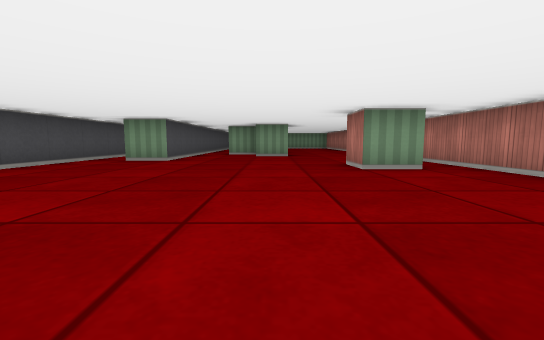
view 1 (above)

12 first-person views from a walk through a cub3D level. The camera is about half as high as the walls, tilts 6° down and sees 90° across. The floor is counted in squares. Each view is taken from the middle of a square. On the plan, view 1 faces up. The plan holds only what a view shows up to about 9 squares ahead; the rest is blank.

view 2
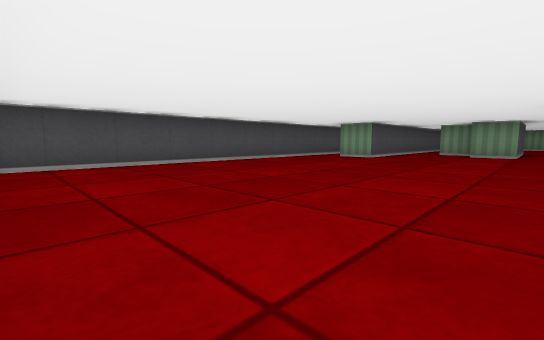

view 3
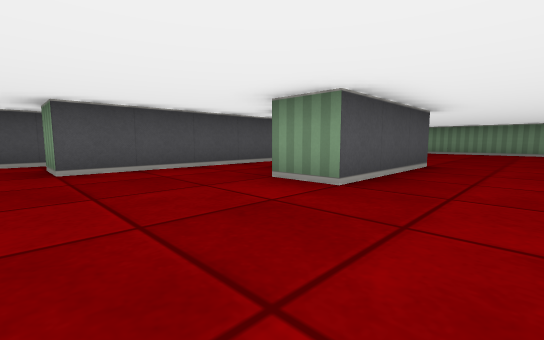

view 4
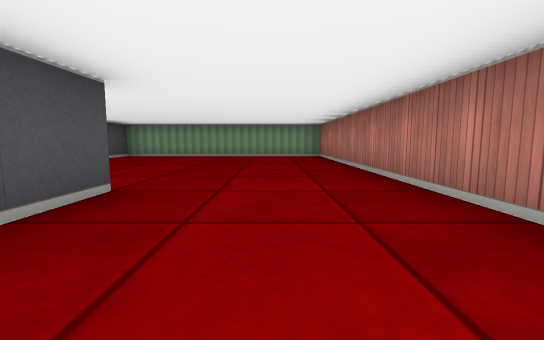

view 5
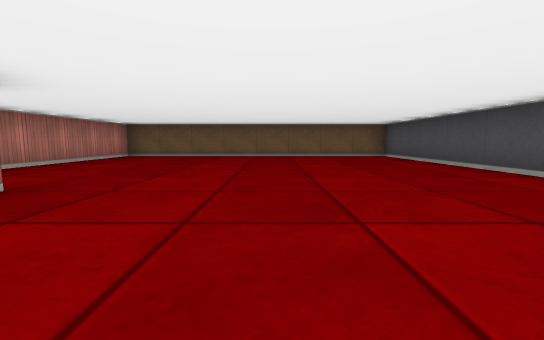

view 6
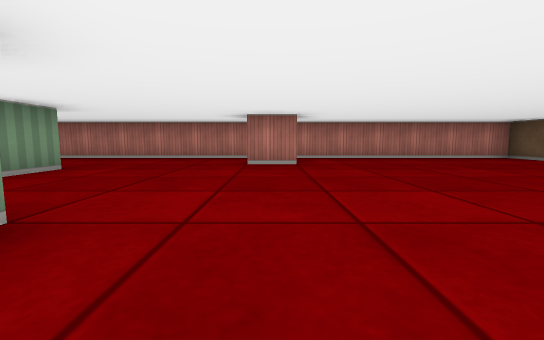

view 7
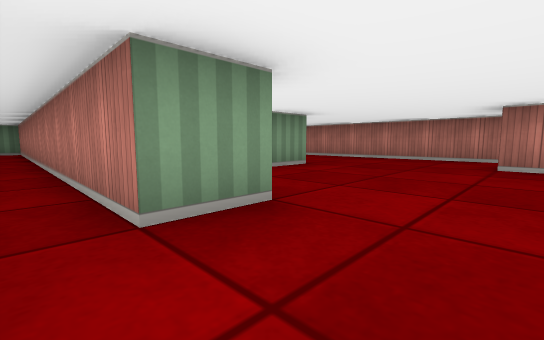

view 8
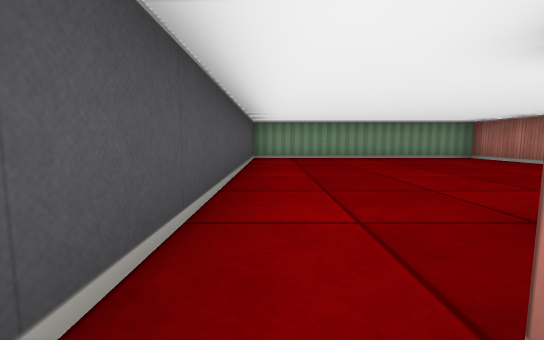

view 9
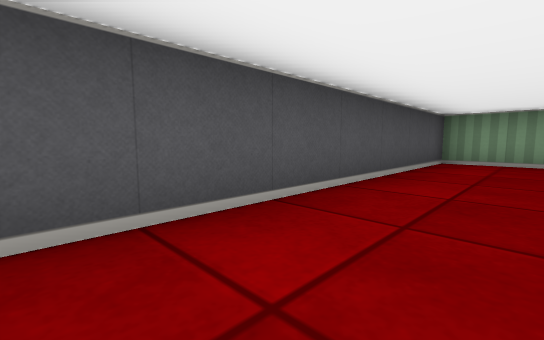

view 10
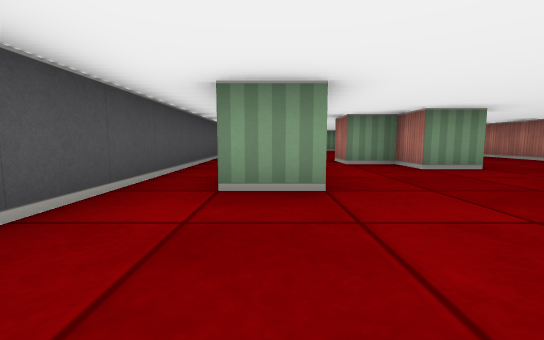

view 11
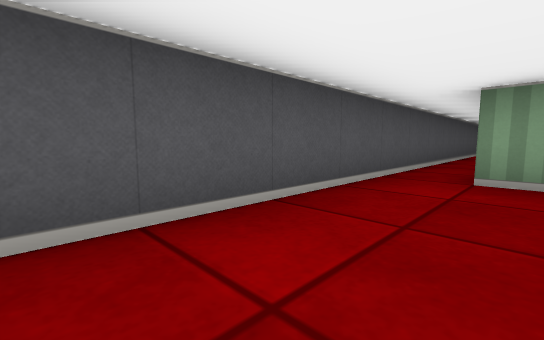

view 12
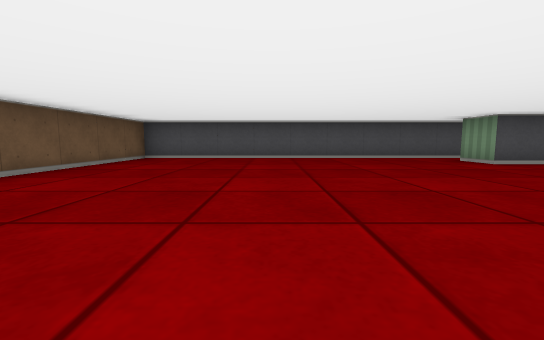

### Floor plan
Points are (right, up) in squares from view 1. A wall is a line through its corners. A room is listed if a view was taken in it or the views show most of it. See-through windows are left out.
Room 1 (views 1, 2, 3, 4, 5, 6, 7, 8, 9, 10, 11, 12)
walls: (0.5, 11.5) (0.5, 8.5) (-0.5, 8.5) (-0.5, 9.5) (-1.5, 9.5) (-1.5, 10.5); (2.6, 4.5) (1.5, 4.5) (1.5, 5.5); (-4.5, 13.5) (-4.5, -1.5) (3.5, -1.5) (3.5, 17.5) (-2.5, 17.5) (-2.5, 6.5) (-3.5, 6.5) (-3.5, 17.2)

Where each view was taken, in squares from view 1:
view 1: 0 up, 0 right, facing up
view 2: 1 down, 1 right, facing up-left
view 3: 6 up, 2 right, facing up-left
view 4: 9 up, 2 right, facing up
view 5: 7 up, 1 left, facing down
view 6: 5 up, 4 left, facing right
view 7: 5 up, 4 left, facing up-right
view 8: 10 up, 2 left, facing up
view 9: 11 up, 1 left, facing up-left
view 10: 4 up, 3 left, facing up
view 11: 3 up, 3 left, facing up-left
view 12: 2 up, 3 right, facing left
